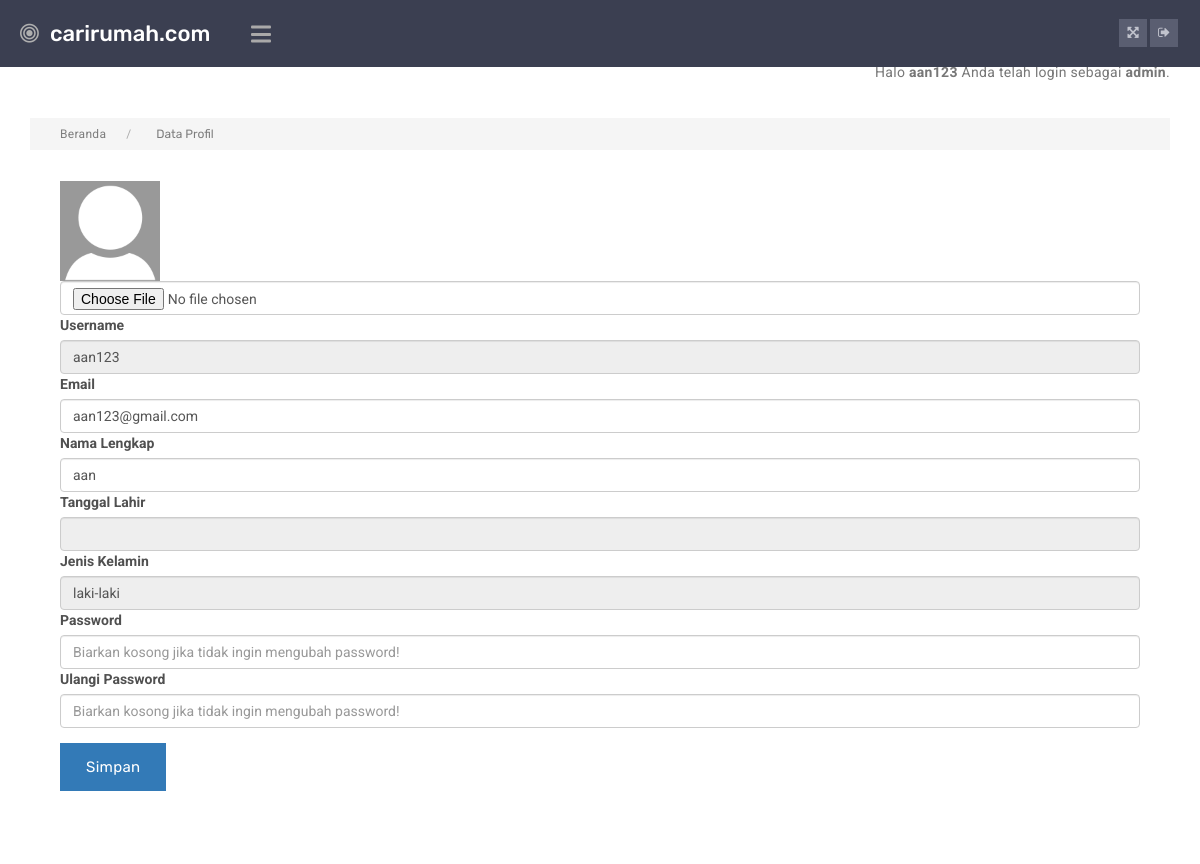
Page /user/customer/index.php?p=profil/profil (signed in) on the committed database.
### tables this page shows
CREATE TABLE `user` (
  `USERNAME` varchar(20) NOT NULL,
  `EMAIL` varchar(100) DEFAULT NULL,
  `PASSWORD` varchar(50) DEFAULT NULL,
  `STATUS` varchar(10) DEFAULT NULL,
  `NAMA_LENGKAP` varchar(100) DEFAULT NULL,
  `TGL_LAHIR` date DEFAULT NULL,
  `JENIS_KELAMIN` varchar(20) DEFAULT NULL,
  `FOTO` varchar(100) DEFAULT NULL
);

### user/customer/pages/profil/profil.php (the view, shortened to what this page needs)
<?php
    $USERNAME=$_SESSION['USERNAME'];
    $pt=mysqli_query($konek, "SELECT * FROM user WHERE USERNAME='$USERNAME'");
?>
<div class="panel-content">
<div class="main-title-sec">
               <div class="row">
                   <div class="col-md-12 column">
          <div class="main-title-sec">
               <div class="row">
                   <div class="col-md-12 column">
                        <div class="col-md-20 column">
                         <div class="heading-profile">
                              <h2>Data Profil</h2>
                              <p align= right >Halo <b><?php echo $_SESSION['USERNAME']; ?></b> Anda telah login sebagai <b><?php echo $_SESSION['STATUS']; ?></b>.</p>
                             </div>
                             <ul class="breadcrumbs">
               <li><a href="#" title="">Beranda</a></li>
               <li>Data Profil</li>
          </ul>
                    <div class="col-md-10">
                               </div>
                              </div>
                              <div class="with-padding">
                                  <form action="pages/profil/proses.php" method="post" enctype="multipart/form-data">
                                <div class="form-group">
                                    <?php
                                        while ($row=mysqli_fetch_assoc($pt)) {
                                        ?>
                                        <img src="../../home/img/<?php echo $row['FOTO']; ?>" height="100px" width="100px" >
                                        <br>
                                        <input type="file" name="FOTO" class="form-control" value="<?php echo $row['FOTO']; ?>">
                                        <label for="USERNAME">Username</label>
                                        <input type="text" name="USERNAME" class="form-control" readonly value="<?php echo $row['USERNAME']; ?>">
                                        <label for="EMAIL">Email</label>
                                        <input type="text" name="EMAIL" pattern="[a-z0-9._%+-]+@[a-z0-9.-]+\.[a-z]{2,4}$" title="Masukkan email (contoh : xyz@something.com)" class="form-control" value="<?php echo $row['EMAIL']; ?>">
                                        <label for="NAMA_LENGKAP">Nama Lengkap</label>
                                        <input type="text" name="NAMA_LENGKAP" pattern="[A-Za-z ]+" title="Masukkan data huruf saja" class="form-control" value="<?php echo $row['NAMA_LENGKAP']; ?>">
                                        <label for="TGL_LAHIR">Tanggal Lahir</label>
                                        <input type="text" name="TGL_LAHIR" class="form-control" readonly value="<?php echo $row['TGL_LAHIR']; ?>">
                                        <label for="JENIS_KELAMIN">Jenis Kelamin</label>
                                        <input type="text" name="JENIS_KELAMIN" class="form-control" readonly value="<?php echo $row['JENIS_KELAMIN']; ?>">
                                        <label for="PASSWORD">Password</label>
                                        <input type="password" name="PASSWORD" pattern="(?=.*\d)(?=.*[a-z])(?=.*[A-Z]).{6,}" title="Masukkan password dengan huruf besar, huruf kecil, dan angka (minimal 8 karakter)" class="form-control" placeholder ="Biarkan kosong jika tidak ingin mengubah password!">
                                        <label for="PASSWORD1">Ulangi Password</label>
                                        <input type="password" name="PASSWORD1" pattern="(?=.*\d)(?=.*[a-z])(?=.*[A-Z]).{6,}" title="Masukkan password dengan huruf besar, huruf kecil, dan angka (minimal 8 karakter)" class="form-control" placeholder ="Biarkan kosong jika tidak ingin mengubah password!">
                                    <?php
                                    }
                                     ?>
                                    </div>
                                    <div class="form-group">
                                        <button type="submit" class="c-btn large blue-bg" >Simpan</button>
                                        </div>
                                </form>
                              </div>
                         </div>
                    </div>
               </div>
          </div>
     </div>

### user/customer/css/responsive.css (style rules this page uses)
@media (max-width: 1366px) { .heading-profile > h2 { font-size: 22px; } }

### rows in the picture
user: FOTO (picture), USERNAME "aan123", EMAIL "aan123@gmail.com", NAMA_LENGKAP "aan", JENIS_KELAMIN "laki-laki"

### other values in the picture
$_SESSION['USERNAME'] "aan123"
$_SESSION['STATUS'] "admin"
